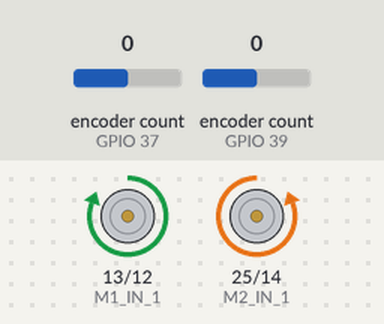
A program run on a simulated ESP32. Shown: motor-driver pin pairs drawn as motors (green arrow = first pin HIGH = forward, orange = second pin HIGH = backward, longer = more drive). Inputs (shaded band) come from the test bench; at power-on: encoder count (sensors on GPIO 37, GPIO 39) 0. What the program prints to the serial monitor is not drawn.

Above: at 0.2 s.
Timing chart, 0 to 1.7 s (numbered marks = the images above):
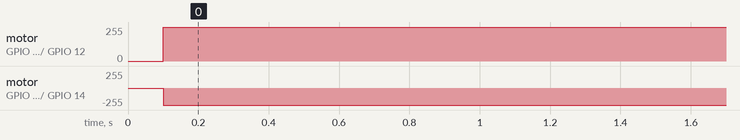

The program:

main.cpp
```cpp
#include <Arduino.h>
#include <Encoder.h>

const unsigned int M1_ENC_A = 39;
const unsigned int M1_ENC_B = 38;
const unsigned int M2_ENC_A = 37;
const unsigned int M2_ENC_B = 36;

const unsigned int M1_IN_1 = 13;
const unsigned int M1_IN_2 = 12;
const unsigned int M2_IN_1 = 25;
const unsigned int M2_IN_2 = 14;

const unsigned int M1_IN_1_CHANNEL = 8;
const unsigned int M1_IN_2_CHANNEL = 9;
const unsigned int M2_IN_1_CHANNEL = 10;
const unsigned int M2_IN_2_CHANNEL = 11;

const unsigned int M1_I_SENSE = 35;
const unsigned int M2_I_SENSE = 34;

const unsigned int PWM_VALUE = 512; // Max PWM given 8 bit resolution

const int freq = 5000;
const int resolution = 10;

void setup() {
  // Stop the right motor by setting pin 14 low
  // this pin floats high or is pulled
  // high during the bootloader phase for some reason
  pinMode(14, OUTPUT);
  digitalWrite(14, LOW);
  delay(100);

  Serial.begin(115200);
  // ledcSetup(M1_IN_1_CHANNEL, freq, resolution);
  // ledcSetup(M1_IN_2_CHANNEL, freq, resolution);
  // ledcSetup(M2_IN_1_CHANNEL, freq, resolution);
  // ledcSetup(M2_IN_2_CHANNEL, freq, resolution);

  // ledcAttachPin(M1_IN_1, M1_IN_1_CHANNEL);
  // ledcAttachPin(M1_IN_2, M1_IN_2_CHANNEL);
  // ledcAttachPin(M2_IN_1, M2_IN_1_CHANNEL);
  // ledcAttachPin(M2_IN_2, M2_IN_2_CHANNEL);

  pinMode(M1_IN_1, OUTPUT);
  pinMode(M1_IN_2, OUTPUT);
  pinMode(M2_IN_1, OUTPUT);
  pinMode(M2_IN_2, OUTPUT);

  pinMode(M1_I_SENSE, INPUT);
  pinMode(M2_I_SENSE, INPUT);

}

void loop() {
  // Create the encoder objects after the motor has
  // stopped, else some sort exception is triggered
  Encoder enc1(M1_ENC_A, M1_ENC_B);
  Encoder enc2(M2_ENC_A, M2_ENC_B);

  long enc1_value = enc1.read();
  long enc2_value = enc2.read();
  int dir = 1;

  while(true) {
    Serial.println(enc1_value);
    Serial.println(enc2_value);
    Serial.println("");
    enc1_value = enc1.read();
    enc2_value = enc2.read();

    if(dir == 1 and enc2_value > -360){ //and enc1_value < 360){
      Serial.println("here1");
      //move both motors forward
      digitalWrite(M1_IN_1, HIGH);
      digitalWrite(M1_IN_2, LOW);
      digitalWrite(M2_IN_1, LOW);
      digitalWrite(M2_IN_2, HIGH);
    }

    else if(dir == 0 and enc2_value < 0){//and enc1_value > 0){
      Serial.println("here2");
      //move both motors backwards
      digitalWrite(M1_IN_1, LOW);
      digitalWrite(M1_IN_2, HIGH);
      digitalWrite(M2_IN_1, HIGH);
      digitalWrite(M2_IN_2, LOW);
    }

    else{
      Serial.println("here3");
      digitalWrite(M1_IN_1, LOW);
      digitalWrite(M1_IN_2, LOW);
      digitalWrite(M2_IN_1, LOW);
      digitalWrite(M2_IN_2, LOW);
      if(dir == 1){
        dir = 0;
      }
      else{
        dir = 1;
      }
      delay(5000);
    }
  }
}
```

Measured:
- by itself, motor on GPIO 13 (M1_IN_1) / GPIO 12 (M1_IN_2): stopped → forward 255/255 at 0.10 s
- by itself, motor on GPIO 25 (M2_IN_1) / GPIO 14 (M2_IN_2): stopped → backward 255/255 at 0.10 s
